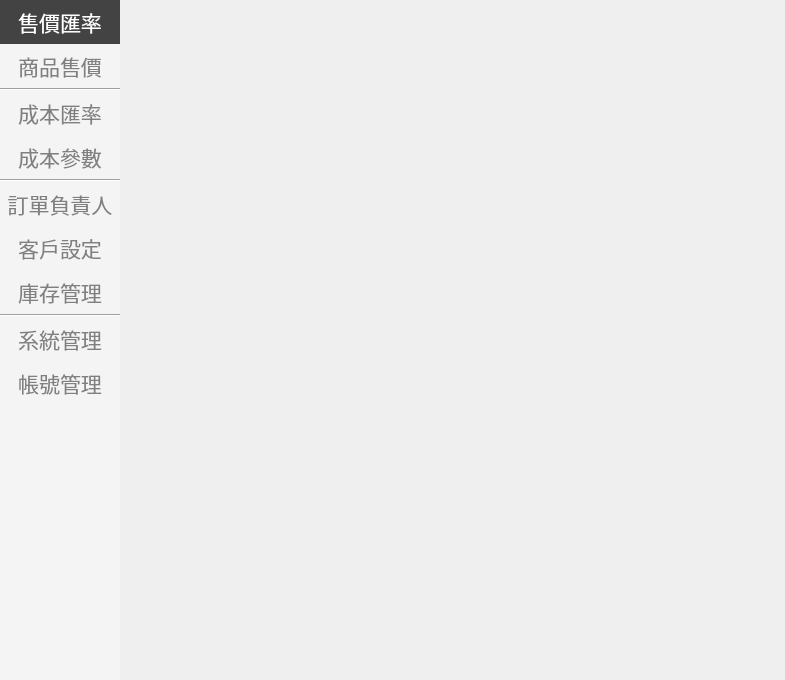
<?xml version="1.0" encoding="UTF-8"?>
<ui version="4.0">
 <class>StageManagerSetting</class>
 <widget class="QWidget" name="StageManagerSetting">
  <property name="geometry">
   <rect>
    <x>0</x>
    <y>0</y>
    <width>785</width>
    <height>680</height>
   </rect>
  </property>
  <property name="windowTitle">
   <string>Form</string>
  </property>
  <layout class="QGridLayout" name="gridLayout">
   <property name="leftMargin">
    <number>0</number>
   </property>
   <property name="topMargin">
    <number>0</number>
   </property>
   <property name="rightMargin">
    <number>0</number>
   </property>
   <property name="bottomMargin">
    <number>0</number>
   </property>
   <property name="spacing">
    <number>0</number>
   </property>
   <item row="0" column="0">
    <widget class="QWidget" name="wBg" native="true">
     <layout class="QHBoxLayout" name="horizontalLayout">
      <property name="spacing">
       <number>0</number>
      </property>
      <property name="leftMargin">
       <number>0</number>
      </property>
      <property name="topMargin">
       <number>0</number>
      </property>
      <property name="rightMargin">
       <number>0</number>
      </property>
      <property name="bottomMargin">
       <number>0</number>
      </property>
      <item>
       <widget class="QWidget" name="wMenu" native="true">
        <property name="minimumSize">
         <size>
          <width>120</width>
          <height>0</height>
         </size>
        </property>
        <property name="maximumSize">
         <size>
          <width>120</width>
          <height>16777215</height>
         </size>
        </property>
        <property name="font">
         <font>
          <pointsize>16</pointsize>
         </font>
        </property>
        <property name="styleSheet">
         <string notr="true">QWidget#wMenu{
background-color: rgb(244, 244, 244);

}

QPushButton { 
	border:none; 
	background-color: rgba(255, 255, 255,0);
	font: 700 18px &quot;Microsoft JhengHei UI&quot;; 
    min-width: 4em; 
    min-height:1.2em; 
	padding: 6px; 
	color: gray;
border-radius:0px;
	}

QPushButton:hover 
{ 
background-color: rgb(198, 200, 223); 
border-style: outset; 
border-width: 2px; 
font: 800 20px &quot;Microsoft JhengHei UI&quot;; 
}
QPushButton:pressed { 
border-style: outset; 
border-width: 0px; 
background-color: rgb(67, 67, 67);
}
 QPushButton:checked { 
color:rgb(255,255,255);
background-color: rgb(67, 67, 67);
border-style: outset; 
border-width: 0px; 
}</string>
        </property>
        <layout class="QVBoxLayout" name="verticalLayout">
         <property name="spacing">
          <number>0</number>
         </property>
         <property name="leftMargin">
          <number>0</number>
         </property>
         <property name="topMargin">
          <number>0</number>
         </property>
         <property name="rightMargin">
          <number>0</number>
         </property>
         <property name="bottomMargin">
          <number>0</number>
         </property>
         <item>
          <widget class="QPushButton" name="btn0">
           <property name="sizePolicy">
            <sizepolicy hsizetype="Minimum" vsizetype="Minimum">
             <horstretch>0</horstretch>
             <verstretch>0</verstretch>
            </sizepolicy>
           </property>
           <property name="text">
            <string>售價匯率</string>
           </property>
           <property name="checkable">
            <bool>true</bool>
           </property>
           <property name="checked">
            <bool>true</bool>
           </property>
           <property name="flat">
            <bool>true</bool>
           </property>
          </widget>
         </item>
         <item>
          <widget class="QPushButton" name="btn1">
           <property name="sizePolicy">
            <sizepolicy hsizetype="Minimum" vsizetype="Minimum">
             <horstretch>0</horstretch>
             <verstretch>0</verstretch>
            </sizepolicy>
           </property>
           <property name="text">
            <string>商品售價</string>
           </property>
           <property name="checkable">
            <bool>true</bool>
           </property>
           <property name="flat">
            <bool>true</bool>
           </property>
          </widget>
         </item>
         <item>
          <widget class="Line" name="line">
           <property name="orientation">
            <enum>Qt::Horizontal</enum>
           </property>
          </widget>
         </item>
         <item>
          <widget class="QPushButton" name="btn2">
           <property name="sizePolicy">
            <sizepolicy hsizetype="Minimum" vsizetype="Minimum">
             <horstretch>0</horstretch>
             <verstretch>0</verstretch>
            </sizepolicy>
           </property>
           <property name="text">
            <string>成本匯率</string>
           </property>
           <property name="checkable">
            <bool>true</bool>
           </property>
           <property name="flat">
            <bool>true</bool>
           </property>
          </widget>
         </item>
         <item>
          <widget class="QPushButton" name="btn3">
           <property name="sizePolicy">
            <sizepolicy hsizetype="Minimum" vsizetype="Minimum">
             <horstretch>0</horstretch>
             <verstretch>0</verstretch>
            </sizepolicy>
           </property>
           <property name="text">
            <string>成本參數</string>
           </property>
           <property name="checkable">
            <bool>true</bool>
           </property>
           <property name="checked">
            <bool>false</bool>
           </property>
           <property name="flat">
            <bool>true</bool>
           </property>
          </widget>
         </item>
         <item>
          <widget class="Line" name="line_2">
           <property name="orientation">
            <enum>Qt::Horizontal</enum>
           </property>
          </widget>
         </item>
         <item>
          <widget class="QPushButton" name="btn4">
           <property name="sizePolicy">
            <sizepolicy hsizetype="Minimum" vsizetype="Minimum">
             <horstretch>0</horstretch>
             <verstretch>0</verstretch>
            </sizepolicy>
           </property>
           <property name="text">
            <string>訂單負責人</string>
           </property>
           <property name="checkable">
            <bool>true</bool>
           </property>
           <property name="flat">
            <bool>true</bool>
           </property>
          </widget>
         </item>
         <item>
          <widget class="QPushButton" name="btn5">
           <property name="sizePolicy">
            <sizepolicy hsizetype="Minimum" vsizetype="Minimum">
             <horstretch>0</horstretch>
             <verstretch>0</verstretch>
            </sizepolicy>
           </property>
           <property name="text">
            <string>客戶設定</string>
           </property>
           <property name="checkable">
            <bool>true</bool>
           </property>
           <property name="flat">
            <bool>true</bool>
           </property>
          </widget>
         </item>
         <item>
          <widget class="QPushButton" name="btn6">
           <property name="sizePolicy">
            <sizepolicy hsizetype="Minimum" vsizetype="Minimum">
             <horstretch>0</horstretch>
             <verstretch>0</verstretch>
            </sizepolicy>
           </property>
           <property name="text">
            <string>庫存管理</string>
           </property>
           <property name="checkable">
            <bool>true</bool>
           </property>
           <property name="flat">
            <bool>true</bool>
           </property>
          </widget>
         </item>
         <item>
          <widget class="Line" name="line_3">
           <property name="orientation">
            <enum>Qt::Horizontal</enum>
           </property>
          </widget>
         </item>
         <item>
          <widget class="QPushButton" name="btn7">
           <property name="sizePolicy">
            <sizepolicy hsizetype="Minimum" vsizetype="Minimum">
             <horstretch>0</horstretch>
             <verstretch>0</verstretch>
            </sizepolicy>
           </property>
           <property name="text">
            <string>系統管理</string>
           </property>
           <property name="checkable">
            <bool>true</bool>
           </property>
           <property name="checked">
            <bool>false</bool>
           </property>
           <property name="flat">
            <bool>true</bool>
           </property>
          </widget>
         </item>
         <item>
          <widget class="QPushButton" name="btn8">
           <property name="sizePolicy">
            <sizepolicy hsizetype="Minimum" vsizetype="Minimum">
             <horstretch>0</horstretch>
             <verstretch>0</verstretch>
            </sizepolicy>
           </property>
           <property name="text">
            <string>帳號管理</string>
           </property>
           <property name="checkable">
            <bool>true</bool>
           </property>
           <property name="checked">
            <bool>false</bool>
           </property>
           <property name="flat">
            <bool>true</bool>
           </property>
          </widget>
         </item>
         <item>
          <spacer name="verticalSpacer">
           <property name="orientation">
            <enum>Qt::Vertical</enum>
           </property>
           <property name="sizeHint" stdset="0">
            <size>
             <width>20</width>
             <height>288</height>
            </size>
           </property>
          </spacer>
         </item>
        </layout>
       </widget>
      </item>
      <item>
       <widget class="QWidget" name="widget" native="true">
        <layout class="QGridLayout" name="gridLayout_2">
         <property name="leftMargin">
          <number>0</number>
         </property>
         <property name="topMargin">
          <number>0</number>
         </property>
         <property name="rightMargin">
          <number>0</number>
         </property>
         <property name="bottomMargin">
          <number>0</number>
         </property>
         <item row="0" column="0">
          <widget class="QStackedWidget" name="stackedWidget">
           <property name="currentIndex">
            <number>6</number>
           </property>
           <widget class="LayerPrimeCostRate" name="pageExchangeRate"/>
           <widget class="LayerCostSetting" name="pageCost"/>
           <widget class="LayerPrimeCostRate" name="pagePrimeCostRate"/>
           <widget class="LayerAddValueType" name="pagePayType"/>
           <widget class="LayerFactory" name="pageFactory"/>
           <widget class="LayerCustomerSetting" name="pageCustomer"/>
           <widget class="LayerCountSetting" name="pageItemCount"/>
           <widget class="LayerSysSetting" name="pageSysSetting"/>
           <widget class="LayerAccountManager" name="pageAccount"/>
          </widget>
         </item>
        </layout>
       </widget>
      </item>
     </layout>
    </widget>
   </item>
  </layout>
 </widget>
 <customwidgets>
  <customwidget>
   <class>LayerFactory</class>
   <extends>QWidget</extends>
   <header>LayerFactory.h</header>
   <container>1</container>
  </customwidget>
  <customwidget>
   <class>LayerCostSetting</class>
   <extends>QWidget</extends>
   <header>LayerCostSetting.h</header>
   <container>1</container>
  </customwidget>
  <customwidget>
   <class>LayerSysSetting</class>
   <extends>QWidget</extends>
   <header>LayerSysSetting.h</header>
   <container>1</container>
  </customwidget>
  <customwidget>
   <class>LayerAddValueType</class>
   <extends>QWidget</extends>
   <header>LayerAddValueType.h</header>
   <container>1</container>
  </customwidget>
  <customwidget>
   <class>LayerPrimeCostRate</class>
   <extends>QWidget</extends>
   <header>LayerPrimeCostRate.h</header>
   <container>1</container>
  </customwidget>
  <customwidget>
   <class>LayerCustomerSetting</class>
   <extends>QWidget</extends>
   <header>LayerCustomerSetting.h</header>
   <container>1</container>
  </customwidget>
  <customwidget>
   <class>LayerAccountManager</class>
   <extends>QWidget</extends>
   <header>LayerAccountManager.h</header>
   <container>1</container>
  </customwidget>
  <customwidget>
   <class>LayerCountSetting</class>
   <extends>QWidget</extends>
   <header>LayerCountSetting.h</header>
   <container>1</container>
  </customwidget>
 </customwidgets>
 <resources/>
 <connections/>
</ui>
